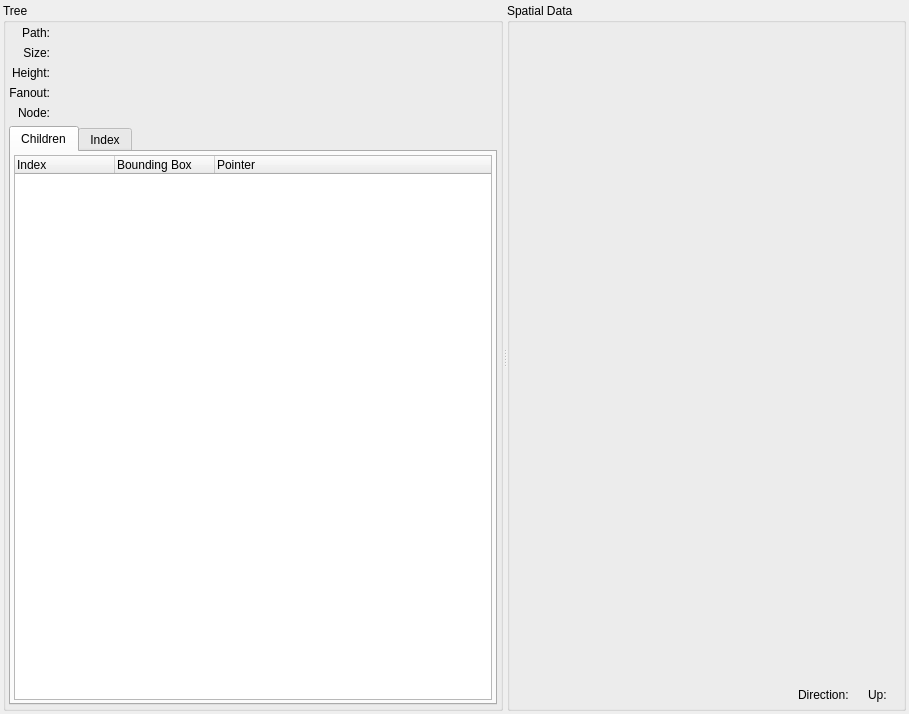
<?xml version="1.0" encoding="UTF-8"?>
<ui version="4.0">
 <class>TreeDisplay</class>
 <widget class="QWidget" name="TreeDisplay">
  <property name="geometry">
   <rect>
    <x>0</x>
    <y>0</y>
    <width>909</width>
    <height>714</height>
   </rect>
  </property>
  <property name="windowTitle">
   <string>Form</string>
  </property>
  <layout class="QVBoxLayout" name="verticalLayout_5">
   <property name="leftMargin">
    <number>3</number>
   </property>
   <property name="topMargin">
    <number>3</number>
   </property>
   <property name="rightMargin">
    <number>3</number>
   </property>
   <property name="bottomMargin">
    <number>3</number>
   </property>
   <item>
    <widget class="QSplitter" name="splitter">
     <property name="orientation">
      <enum>Qt::Horizontal</enum>
     </property>
     <property name="childrenCollapsible">
      <bool>false</bool>
     </property>
     <widget class="QGroupBox" name="treeGroup">
      <property name="enabled">
       <bool>true</bool>
      </property>
      <property name="sizePolicy">
       <sizepolicy hsizetype="Preferred" vsizetype="Preferred">
        <horstretch>0</horstretch>
        <verstretch>0</verstretch>
       </sizepolicy>
      </property>
      <property name="minimumSize">
       <size>
        <width>500</width>
        <height>200</height>
       </size>
      </property>
      <property name="title">
       <string>Tree</string>
      </property>
      <layout class="QVBoxLayout" name="childrenLayout">
       <property name="leftMargin">
        <number>3</number>
       </property>
       <property name="topMargin">
        <number>3</number>
       </property>
       <property name="rightMargin">
        <number>3</number>
       </property>
       <property name="bottomMargin">
        <number>3</number>
       </property>
       <item>
        <widget class="QWidget" name="widget" native="true">
         <layout class="QGridLayout" name="gridLayout" columnstretch="0,0">
          <property name="leftMargin">
           <number>0</number>
          </property>
          <property name="topMargin">
           <number>0</number>
          </property>
          <property name="rightMargin">
           <number>0</number>
          </property>
          <property name="bottomMargin">
           <number>0</number>
          </property>
          <property name="horizontalSpacing">
           <number>12</number>
          </property>
          <item row="1" column="1">
           <widget class="QLabel" name="sizeText">
            <property name="sizePolicy">
             <sizepolicy hsizetype="Expanding" vsizetype="Preferred">
              <horstretch>0</horstretch>
              <verstretch>0</verstretch>
             </sizepolicy>
            </property>
            <property name="text">
             <string/>
            </property>
            <property name="textInteractionFlags">
             <set>Qt::LinksAccessibleByMouse|Qt::TextSelectableByMouse</set>
            </property>
           </widget>
          </item>
          <item row="2" column="0">
           <widget class="QLabel" name="heightLabel">
            <property name="text">
             <string>Height:</string>
            </property>
            <property name="alignment">
             <set>Qt::AlignRight|Qt::AlignTrailing|Qt::AlignVCenter</set>
            </property>
           </widget>
          </item>
          <item row="3" column="0">
           <widget class="QLabel" name="fanoutLabel">
            <property name="text">
             <string>Fanout:</string>
            </property>
            <property name="alignment">
             <set>Qt::AlignRight|Qt::AlignTrailing|Qt::AlignVCenter</set>
            </property>
           </widget>
          </item>
          <item row="1" column="0">
           <widget class="QLabel" name="sizeLabel">
            <property name="text">
             <string>Size:</string>
            </property>
            <property name="alignment">
             <set>Qt::AlignRight|Qt::AlignTrailing|Qt::AlignVCenter</set>
            </property>
           </widget>
          </item>
          <item row="2" column="1">
           <widget class="QLabel" name="heightText">
            <property name="sizePolicy">
             <sizepolicy hsizetype="Expanding" vsizetype="Preferred">
              <horstretch>0</horstretch>
              <verstretch>0</verstretch>
             </sizepolicy>
            </property>
            <property name="text">
             <string/>
            </property>
            <property name="textInteractionFlags">
             <set>Qt::LinksAccessibleByMouse|Qt::TextSelectableByMouse</set>
            </property>
           </widget>
          </item>
          <item row="0" column="1">
           <widget class="QLabel" name="pathText">
            <property name="sizePolicy">
             <sizepolicy hsizetype="Expanding" vsizetype="Preferred">
              <horstretch>0</horstretch>
              <verstretch>0</verstretch>
             </sizepolicy>
            </property>
            <property name="text">
             <string/>
            </property>
            <property name="wordWrap">
             <bool>true</bool>
            </property>
            <property name="textInteractionFlags">
             <set>Qt::LinksAccessibleByMouse|Qt::TextSelectableByMouse</set>
            </property>
           </widget>
          </item>
          <item row="3" column="1">
           <widget class="QLabel" name="fanoutText">
            <property name="sizePolicy">
             <sizepolicy hsizetype="Expanding" vsizetype="Preferred">
              <horstretch>0</horstretch>
              <verstretch>0</verstretch>
             </sizepolicy>
            </property>
            <property name="toolTip">
             <string>Maximum number of internal/leaf node entries.</string>
            </property>
            <property name="text">
             <string/>
            </property>
           </widget>
          </item>
          <item row="0" column="0">
           <widget class="QLabel" name="pathLabel">
            <property name="text">
             <string>Path:</string>
            </property>
            <property name="alignment">
             <set>Qt::AlignRight|Qt::AlignTrailing|Qt::AlignVCenter</set>
            </property>
           </widget>
          </item>
          <item row="4" column="0">
           <widget class="QLabel" name="nodeLabel">
            <property name="text">
             <string>Node:</string>
            </property>
            <property name="alignment">
             <set>Qt::AlignRight|Qt::AlignTrailing|Qt::AlignVCenter</set>
            </property>
           </widget>
          </item>
          <item row="4" column="1">
           <widget class="QLabel" name="nodeText">
            <property name="sizePolicy">
             <sizepolicy hsizetype="Expanding" vsizetype="Preferred">
              <horstretch>0</horstretch>
              <verstretch>0</verstretch>
             </sizepolicy>
            </property>
            <property name="text">
             <string/>
            </property>
           </widget>
          </item>
         </layout>
        </widget>
       </item>
       <item>
        <widget class="QTabWidget" name="treeTabs">
         <property name="currentIndex">
          <number>0</number>
         </property>
         <widget class="QWidget" name="childrenTab">
          <attribute name="title">
           <string>Children</string>
          </attribute>
          <layout class="QVBoxLayout" name="verticalLayout_2">
           <property name="leftMargin">
            <number>3</number>
           </property>
           <property name="topMargin">
            <number>3</number>
           </property>
           <property name="rightMargin">
            <number>3</number>
           </property>
           <property name="bottomMargin">
            <number>3</number>
           </property>
           <item>
            <widget class="QStackedWidget" name="stackedWidget">
             <property name="currentIndex">
              <number>0</number>
             </property>
             <widget class="QWidget" name="internalPage">
              <layout class="QVBoxLayout" name="verticalLayout_3">
               <property name="leftMargin">
                <number>0</number>
               </property>
               <property name="topMargin">
                <number>0</number>
               </property>
               <property name="rightMargin">
                <number>0</number>
               </property>
               <property name="bottomMargin">
                <number>0</number>
               </property>
               <item>
                <widget class="QTreeWidget" name="internalChildrenTree">
                 <property name="editTriggers">
                  <set>QAbstractItemView::NoEditTriggers</set>
                 </property>
                 <column>
                  <property name="text">
                   <string>Index</string>
                  </property>
                 </column>
                 <column>
                  <property name="text">
                   <string>Bounding Box</string>
                  </property>
                 </column>
                 <column>
                  <property name="text">
                   <string>Pointer</string>
                  </property>
                 </column>
                </widget>
               </item>
              </layout>
             </widget>
             <widget class="QWidget" name="leafPage">
              <layout class="QVBoxLayout" name="verticalLayout">
               <property name="leftMargin">
                <number>0</number>
               </property>
               <property name="topMargin">
                <number>0</number>
               </property>
               <property name="rightMargin">
                <number>0</number>
               </property>
               <property name="bottomMargin">
                <number>0</number>
               </property>
               <item>
                <widget class="QTreeWidget" name="leafChildrenTree">
                 <property name="editTriggers">
                  <set>QAbstractItemView::NoEditTriggers</set>
                 </property>
                 <column>
                  <property name="text">
                   <string>Index</string>
                  </property>
                 </column>
                 <column>
                  <property name="text">
                   <string>ID</string>
                  </property>
                 </column>
                 <column>
                  <property name="text">
                   <string>Start</string>
                  </property>
                 </column>
                 <column>
                  <property name="text">
                   <string>End</string>
                  </property>
                 </column>
                 <column>
                  <property name="text">
                   <string>Label</string>
                  </property>
                 </column>
                </widget>
               </item>
              </layout>
             </widget>
            </widget>
           </item>
          </layout>
         </widget>
         <widget class="QWidget" name="indexTab">
          <attribute name="title">
           <string>Index</string>
          </attribute>
          <layout class="QHBoxLayout" name="horizontalLayout_5">
           <property name="leftMargin">
            <number>3</number>
           </property>
           <property name="topMargin">
            <number>3</number>
           </property>
           <property name="rightMargin">
            <number>3</number>
           </property>
           <property name="bottomMargin">
            <number>3</number>
           </property>
           <item>
            <widget class="QTreeWidget" name="indexTree">
             <property name="columnCount">
              <number>3</number>
             </property>
             <column>
              <property name="text">
               <string>Node</string>
              </property>
             </column>
             <column>
              <property name="text">
               <string>Count</string>
              </property>
             </column>
             <column>
              <property name="text">
               <string>Trajectories</string>
              </property>
             </column>
            </widget>
           </item>
          </layout>
         </widget>
        </widget>
       </item>
      </layout>
     </widget>
     <widget class="QGroupBox" name="spatialGroup">
      <property name="sizePolicy">
       <sizepolicy hsizetype="Preferred" vsizetype="Preferred">
        <horstretch>1</horstretch>
        <verstretch>0</verstretch>
       </sizepolicy>
      </property>
      <property name="minimumSize">
       <size>
        <width>200</width>
        <height>0</height>
       </size>
      </property>
      <property name="title">
       <string>Spatial Data</string>
      </property>
      <layout class="QVBoxLayout" name="verticalLayout_4">
       <property name="leftMargin">
        <number>3</number>
       </property>
       <property name="topMargin">
        <number>3</number>
       </property>
       <property name="rightMargin">
        <number>3</number>
       </property>
       <property name="bottomMargin">
        <number>3</number>
       </property>
       <item>
        <widget class="SceneRenderer" name="sceneRenderer" native="true">
         <property name="sizePolicy">
          <sizepolicy hsizetype="Expanding" vsizetype="Expanding">
           <horstretch>0</horstretch>
           <verstretch>0</verstretch>
          </sizepolicy>
         </property>
        </widget>
       </item>
       <item>
        <layout class="QHBoxLayout" name="horizontalLayout">
         <item>
          <spacer name="horizontalSpacer">
           <property name="orientation">
            <enum>Qt::Horizontal</enum>
           </property>
           <property name="sizeHint" stdset="0">
            <size>
             <width>40</width>
             <height>20</height>
            </size>
           </property>
          </spacer>
         </item>
         <item>
          <widget class="QLabel" name="directionLabel">
           <property name="text">
            <string>Direction:</string>
           </property>
          </widget>
         </item>
         <item>
          <widget class="QLabel" name="directionText">
           <property name="text">
            <string/>
           </property>
          </widget>
         </item>
         <item>
          <widget class="QLabel" name="upLabel">
           <property name="text">
            <string>Up:</string>
           </property>
          </widget>
         </item>
         <item>
          <widget class="QLabel" name="upText">
           <property name="text">
            <string/>
           </property>
          </widget>
         </item>
        </layout>
       </item>
      </layout>
     </widget>
    </widget>
   </item>
  </layout>
 </widget>
 <customwidgets>
  <customwidget>
   <class>SceneRenderer</class>
   <extends>QWidget</extends>
   <header>scene_renderer.hpp</header>
   <container>1</container>
  </customwidget>
 </customwidgets>
 <resources/>
 <connections/>
</ui>
